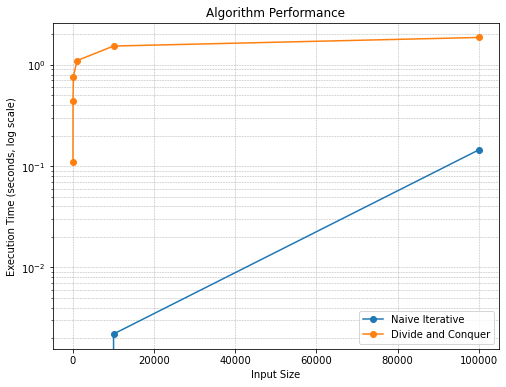

The Python source for this figure:
import time
import math
import matplotlib.pyplot as plt

# Naive iterative method to compute n^k
def naive(base, exponent):
    result = 1
    for i in range(exponent):
        result *= base
    return result

# Divide and conquer method to compute n^k
def helper(base, exponent):
    if exponent == 0:
        return 1
    elif exponent % 2 == 0:
        half_power = helper(base, exponent // 2)
        time.sleep(0.1)
        return half_power * half_power
    else:
        half_power = helper(base, (exponent - 1) // 2)
        time.sleep(0.1)
        return base * half_power * half_power
# Measure execution times for different input sizes
input_sizes = [1, 10, 100, 1000, 10000, 100000]
naive_times = []
helper_times = []

for size in input_sizes:
    start_time = time.time()
    naive(2, size)
    naive_times.append(time.time() - start_time)
    
    start_time = time.time()
    helper(2, size)
    helper_times.append(time.time() - start_time)

plt.figure(figsize=(8, 6))
plt.plot(input_sizes, naive_times, marker='o', label='Naive Iterative')
plt.plot(input_sizes, helper_times, marker='o', label='Divide and Conquer')
plt.yscale('log')  # Use logarithmic scale for y-axis
plt.xlabel('Input Size')
plt.ylabel('Execution Time (seconds, log scale)')
plt.title('Algorithm Performance')
plt.legend()
plt.grid(True, which="both", ls="--", linewidth=0.5)
plt.show()
